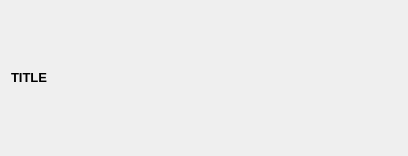
<?xml version="1.0" encoding="UTF-8"?>
<ui version="4.0">
 <class>PIDWidget</class>
 <widget class="QWidget" name="PIDWidget">
  <property name="geometry">
   <rect>
    <x>0</x>
    <y>0</y>
    <width>408</width>
    <height>156</height>
   </rect>
  </property>
  <property name="windowTitle">
   <string>Update Parameter</string>
  </property>
  <layout class="QGridLayout" name="gridLayout">
   <item row="1" column="0">
    <layout class="QVBoxLayout" name="main_layout">
     <property name="spacing">
      <number>0</number>
     </property>
    </layout>
   </item>
   <item row="0" column="0">
    <widget class="QLabel" name="title_label">
     <property name="maximumSize">
      <size>
       <width>16777215</width>
       <height>25</height>
      </size>
     </property>
     <property name="text">
      <string>&lt;html&gt;&lt;head/&gt;&lt;body&gt;&lt;p&gt;&lt;span style=&quot; font-size:10pt; font-weight:600;&quot;&gt;TITLE&lt;/span&gt;&lt;/p&gt;&lt;/body&gt;&lt;/html&gt;</string>
     </property>
    </widget>
   </item>
  </layout>
 </widget>
 <resources/>
 <connections/>
</ui>
